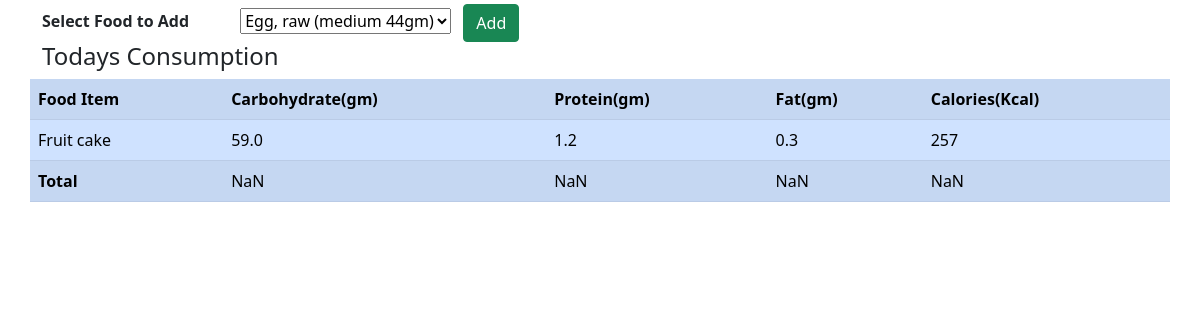
The app's page / (signed in), older data.
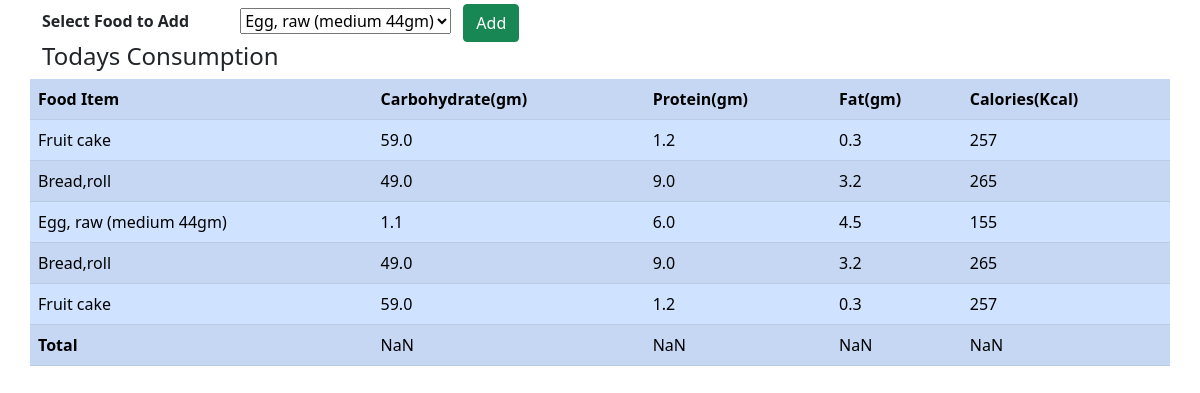
The same page, newer data.
### myapp/models.py (models this page shows, shortened)
class Consume(models.Model):
    user = models.ForeignKey(User, on_delete=models.CASCADE)
    food_consumed = models.ForeignKey(Food, on_delete=models.CASCADE)

class Food(models.Model):
    name = models.CharField(max_length=100)
    carbs = models.FloatField()
    protein = models.FloatField()
    fats = models.FloatField()
    calories = models.IntegerField()

### myapp/views.py (the view)
# urls.py: path('',views.index,name='index'),
def index(request):
    if request.method == "POST":
        food_consumed = request.POST['food_consumed']
        consume = Food.objects.get(name=food_consumed)
        user = request.user
        consume = Consume(user=user,food_consumed=consume)
        consume.save()
        foods = Food.objects.all()
    else:
        foods = Food.objects.all()
    consumed_food = Consume.objects.filter(user=request.user)
    return render(request,'myapp/index.html',{'foods':foods,'consumed_food':consumed_food})

### myapp/templates/myapp/index.html (shortened to what this page needs)
<!DOCTYPE html>
<html lang="en">
<head>
    <link href="https://cdn.jsdelivr.net/npm/bootstrap@5.0.2/dist/css/bootstrap.min.css" rel="stylesheet"
>
</head>
<body>
    <div class="container">
        <div class="row">
            <div class="col-md-12">
                <form method="POST">
                    <div class="form-group">
                        <label class="col-md-2">
                            <b>Select Food to Add</b>
                        </label>
                        <select class="m-2" class="col-md-6 form-control" name="food_consumed" id="food_consumed">
                            {% for food in foods %}
                            <option value="{{food.name}}">{{food.name}}</option>
                            {% endfor %}
                        </select>
                        <button class="btn btn-success" type="submit">Add</button>
                    </div>
                </form>
            </div>
        </div>
        <div class="row">
            <div class="col-md-6">
                <h4>Todays Consumption</h4>
            </div>
            <table id="table" class="table table-striped table-primary">
                <tr>
                    <th>Food Item</th>
                    <th>Carbohydrate(gm)</th>
                    <th>Protein(gm)</th>
                    <th>Fat(gm)</th>
                    <th>Calories(Kcal)</th>
                </tr>
                {% for c in consumed_food %}
                <tr>
                    <td>{{c.food_consumed.name}}</td>
                    <td>{{c.food_consumed.carbs}}</td>
                    <td>{{c.food_consumed.protein}}</td>
                    <td>{{c.food_consumed.fats}}</td>
                    <td>{{c.food_consumed.calories}}</td>
                </tr>
                {% endfor %}
                <tr>
                    <td id="name"><b>Total</b></td>
                    <td id="totalCarbs"><b></b></td>
                    <td id="totalProtein"><b></b></td>
                    <td id="totalFat"><b></b></td>
                    <td id="totalCalories"><b></b></td>
                </tr>
            </table>
        </div>
    </div>
</body>
</html>

Row changes from the older to the newer data that the page shows:
added Consume: food_consumed.name "Bread,roll", food_consumed.carbs "49.0", food_consumed.protein "9.0", food_consumed.fats "3.2", food_consumed.calories "265"
added Consume: food_consumed.name "Egg, raw (medium 44gm)", food_consumed.carbs "1.1", food_consumed.protein "6.0", food_consumed.fats "4.5", food_consumed.calories "155"
added Consume: food_consumed.name "Bread,roll", food_consumed.carbs "49.0", food_consumed.protein "9.0", food_consumed.fats "3.2", food_consumed.calories "265"
added Consume: food_consumed.name "Fruit cake", food_consumed.carbs "59.0", food_consumed.protein "1.2", food_consumed.fats "0.3", food_consumed.calories "257"
